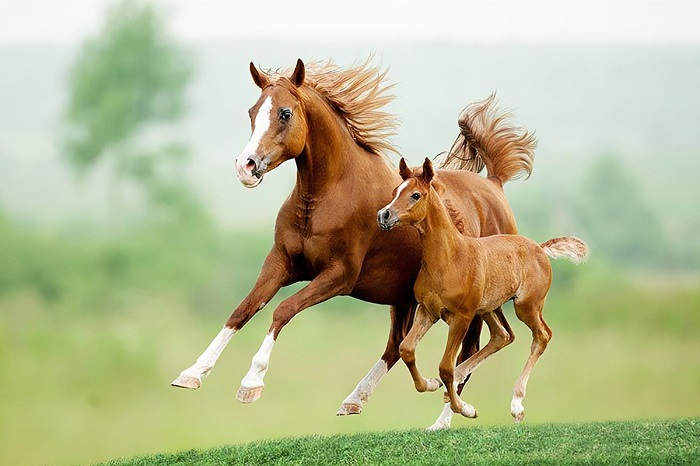
#> input picture DIP/1.jpg, 700 x 466 px
$ python Point_processing.py
#> lines starting #> are read from the running program, lines starting #| are printed output that depends on the picture; after the words box and inside, x2 and y2 are one past the last pixel; in counts of white or black regions, pixels touching at a corner belong together
import matplotlib.pyplot as plt
import cv2
import numpy as np
import math


def main():
    c = 5
    p = 1
    epsilon = 0.0000001
    T1 = 50
    T2 = 100

    rgb = plt.imread('1.jpg')
#> rgb is the input picture: shape (466, 700, 3); mean R, G, B 182.1, 185.8, 145.7

    # Grayscale
    grayscale = cv2.cvtColor(rgb, cv2.COLOR_RGB2GRAY)
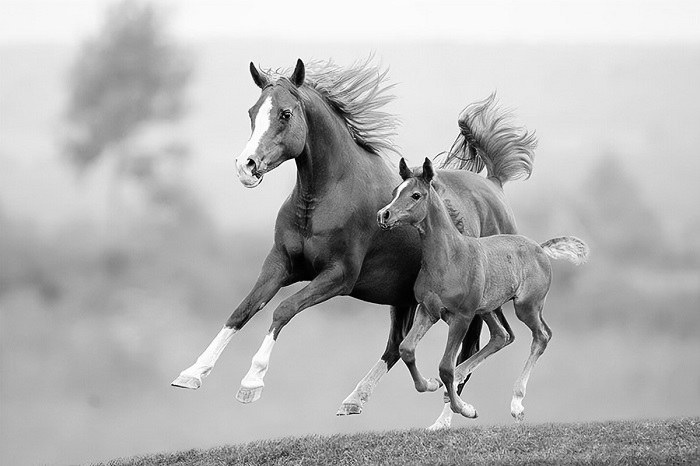
#> grayscale: shape (466, 700); min 0, max 255, mean 180.1
    row, col = grayscale.shape
#> row = 466; col = 700

    processed_img1 = np.zeros((row, col), dtype=np.uint8)
    processed_img2 = np.zeros((row, col), dtype=np.uint8)
    processed_img3 = np.zeros((row, col), dtype=np.uint8)
    processed_img4 = np.zeros((row, col), dtype=np.uint8)

    for x in range(row):
        for y in range(col):
            r = grayscale[x, y]
            if r >= T1 and r <= T2:
                processed_img1[x, y] = 100
                processed_img2[x, y] = 100
            else:
                processed_img1[x, y] = 10
                processed_img1[x, y] = r

            processed_img3[x, y] = c * math.log(1 + r, 10)
            processed_img4[x, y] = c * pow(r + epsilon, p)
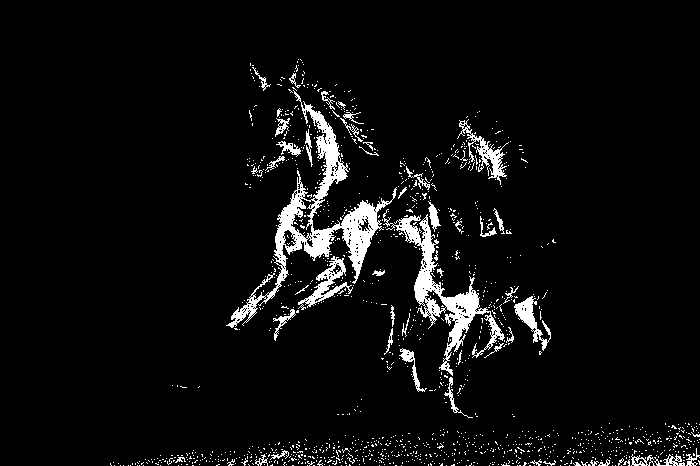
#> processed_img2: shape (466, 700); values 0 (black) and 100 (white), 5.3% white; 1310 white regions (1258 under 20 px), largest, box (x1, y1, x2, y2) and area: (226, 90, 397, 328) 5669, (383, 209, 505, 376) 3470, (298, 256, 353, 310) 781
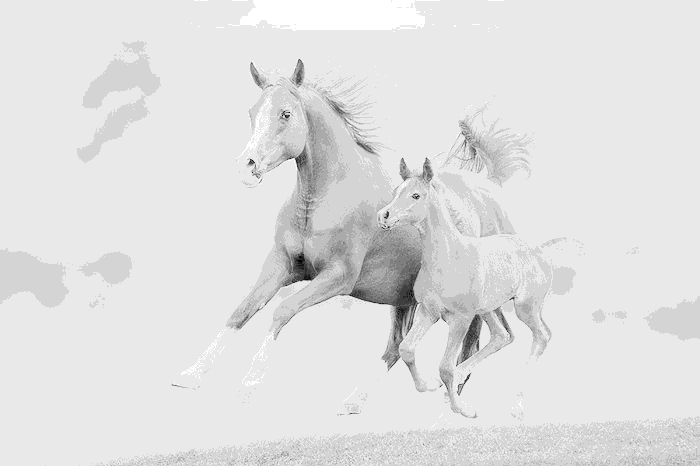
#> processed_img3: shape (466, 700); min 0, max 12, mean 10.59; drawn with min black and max white
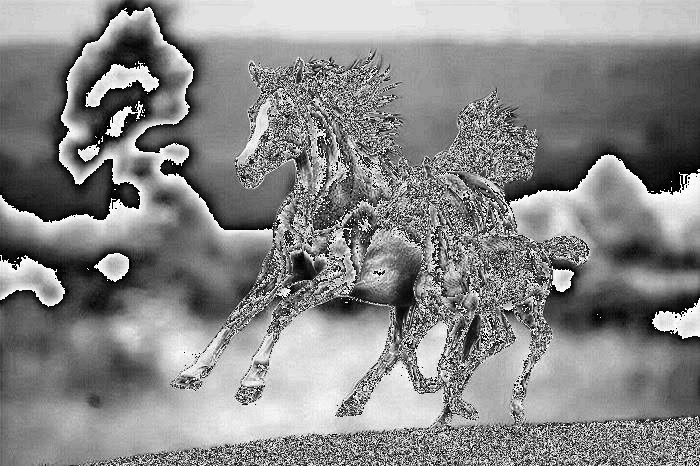
#> processed_img4: shape (466, 700); min 0, max 255, mean 135.9

    img_set = [processed_img1, processed_img2, processed_img3, processed_img4]
    title_set = ['Processed-1', 'Processed-2', 'Processed-3', 'Processed-4']

    plot_img(img_set, title_set)


def plot_img(img_set, title_set):
    n = len(img_set)
#> n = 4
    plt.figure(figsize=(20, 20))

    for i in range(n):
        plt.subplot(2, 2, i+1)
        plt.title(title_set[i])
        plt.imshow(img_set[i], cmap='gray')
    plt.show()


if __name__ == '__main__':
    main()
